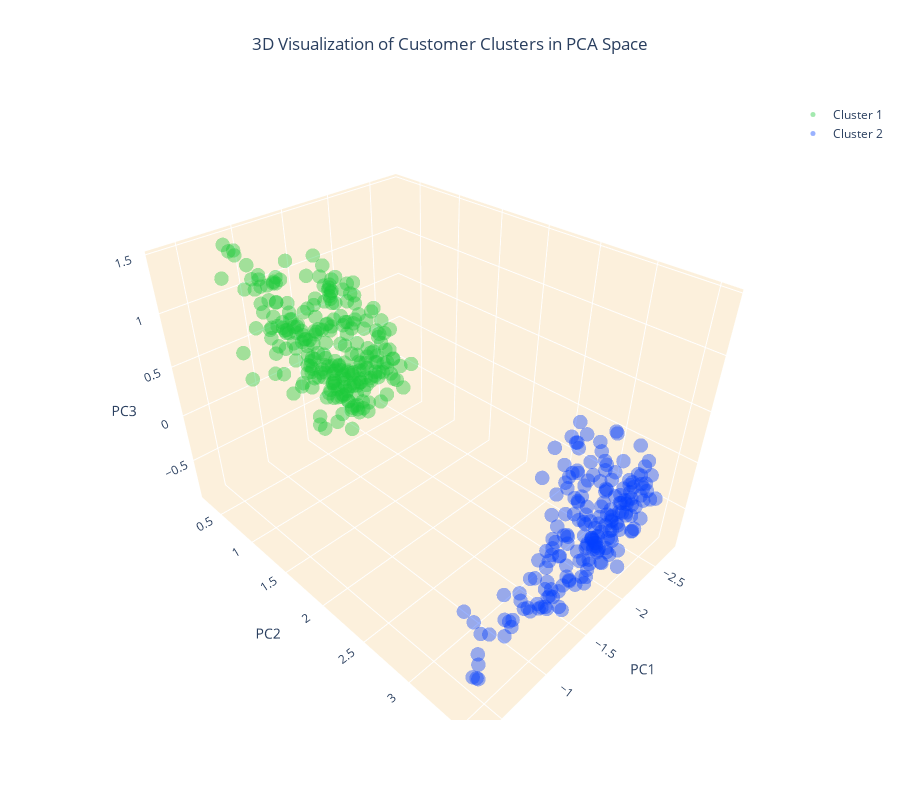

Notebook code for this chart:
### Code cell
# Create separate data frames for each cluster
cluster_0 = customer_data_pca[customer_data_pca['cluster'] == 0]
cluster_1 = customer_data_pca[customer_data_pca['cluster'] == 1]
cluster_2 = customer_data_pca[customer_data_pca['cluster'] == 2]

# Create a 3D scatter plot
fig = go.Figure()

# Add data points for each cluster separately and specify the color
fig.add_trace(go.Scatter3d(x=cluster_0['PC1'], y=cluster_0['PC2'], z=cluster_0['PC3'], 
                           mode='markers', marker=dict(color=colors[0], size=5, opacity=0.4), name='Cluster 0'))
fig.add_trace(go.Scatter3d(x=cluster_1['PC1'], y=cluster_1['PC2'], z=cluster_1['PC3'], 
                           mode='markers', marker=dict(color=colors[1], size=5, opacity=0.4), name='Cluster 1'))
fig.add_trace(go.Scatter3d(x=cluster_2['PC1'], y=cluster_2['PC2'], z=cluster_2['PC3'], 
                           mode='markers', marker=dict(color=colors[2], size=5, opacity=0.4), name='Cluster 2'))

# Set the title and layout details
fig.update_layout(
    title=dict(text='3D Visualization of Customer Clusters in PCA Space', x=0.5),
    scene=dict(
        xaxis=dict(backgroundcolor="#fcf0dc", gridcolor='white', title='PC1'),
        yaxis=dict(backgroundcolor="#fcf0dc", gridcolor='white', title='PC2'),
        zaxis=dict(backgroundcolor="#fcf0dc", gridcolor='white', title='PC3'),
    ),
    width=900,
    height=800
)

# Show the plot
fig.show()

### Figure 1 — Plotly figure (JSON) as saved in the notebook; plotly's stock layout.template omitted (floating-point values rounded to 4 significant figures; data arrays with more than 128 entries replaced by an {"elided": "..."} marker saying what was removed)
{"data": [{"marker": {"color": "#e8000b", "opacity": 0.4, "size": 5}, "mode": "markers", "name": "Cluster 0", "type": "scatter3d", "x": [], "y": [], "z": []}, {"marker": {"color": "#1ac938", "opacity": 0.4, "size": 5}, "mode": "markers", "name": "Cluster 1", "type": "scatter3d", "x": {"elided": "250 float values"}, "y": {"elided": "250 float values"}, "z": {"elided": "250 float values"}}, {"marker": {"color": "#023eff", "opacity": 0.4, "size": 5}, "mode": "markers", "name": "Cluster 2", "type": "scatter3d", "x": {"elided": "198 float values"}, "y": {"elided": "198 float values"}, "z": {"elided": "198 float values"}}], "layout": {"height": 800, "scene": {"xaxis": {"backgroundcolor": "#fcf0dc", "gridcolor": "white", "title": {"text": "PC1"}}, "yaxis": {"backgroundcolor": "#fcf0dc", "gridcolor": "white", "title": {"text": "PC2"}}, "zaxis": {"backgroundcolor": "#fcf0dc", "gridcolor": "white", "title": {"text": "PC3"}}}, "title": {"text": "3D Visualization of Customer Clusters in PCA Space", "x": 0.5}, "width": 900}}
